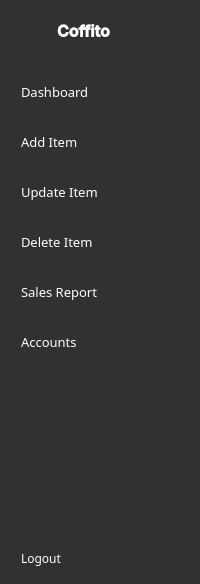
     <widget class="QWidget" name="word_iicon" native="true">
      <property name="minimumSize">
       <size>
        <width>140</width>
        <height>0</height>
       </size>
      </property>
      <property name="styleSheet">
       <string notr="true">QWidget{
	background-color:rgb(49,49,49);
}
QPushButton{
	color:rgb(255,255,255);
	text-align:left;
	height:30px;
	border:none;
	padding-left:10px;
	border-top-left-radius:10px;
	border-bottom-left-radius:10px;
}
QPushButton:checked{
	background-color: #ECECEC;
	color: #FF8C18;
	font-weight:bold;
}
QLabel{
	color:rgb(255,255,255);
}
</string>
      </property>
      <layout class="QVBoxLayout" name="verticalLayout_4">
       <property name="rightMargin">
        <number>0</number>
       </property>
       <item>
        <layout class="QHBoxLayout" name="horizontalLayout_3">
         <property name="rightMargin">
          <number>20</number>
         </property>
         <item>
          <widget class="QLabel" name="label_2">
           <property name="minimumSize">
            <size>
             <width>40</width>
             <height>40</height>
            </size>
           </property>
           <property name="maximumSize">
            <size>
             <width>40</width>
             <height>31</height>
            </size>
           </property>
           <property name="text">
            <string/>
           </property>
           <property name="pixmap">
            <pixmap>:/iCons/CoffitoLogo (40 x 40 px).png</pixmap>
           </property>
           <property name="scaledContents">
            <bool>true</bool>
           </property>
          </widget>
         </item>
         <item>
          <widget class="QLabel" name="label_3">
           <property name="minimumSize">
            <size>
             <width>0</width>
             <height>0</height>
            </size>
           </property>
           <property name="font">
            <font>
             <family>Inter SemiBold</family>
             <pointsize>12</pointsize>
             <bold>true</bold>
            </font>
           </property>
           <property name="text">
            <string>Coffito</string>
           </property>
          </widget>
         </item>
        </layout>
       </item>
       <item>
        <layout class="QVBoxLayout" name="verticalLayout_2">
         <property name="spacing">
          <number>20</number>
         </property>
         <property name="topMargin">
          <number>20</number>
         </property>
         <item>
          <widget class="QPushButton" name="dashboard2">
           <property name="font">
            <font>
             <family>Poppins</family>
             <pointsize>10</pointsize>
            </font>
           </property>
           <property name="text">
            <string>Dashboard</string>
           </property>
           <property name="icon">
            <iconset>
             <normaloff>:/iCons/icons/icons8-coffee-40.png</normaloff>
             <normalon>:/iCons/icons/icons8-coffee0-40.png</normalon>:/iCons/icons/icons8-coffee-40.png</iconset>
           </property>
           <property name="iconSize">
            <size>
             <width>25</width>
             <height>25</height>
            </size>
           </property>
           <property name="checkable">
            <bool>true</bool>
           </property>
           <property name="autoExclusive">
            <bool>true</bool>
           </property>
          </widget>
         </item>
         <item>
          <widget class="QPushButton" name="add_item2">
           <property name="font">
            <font>
             <family>Poppins</family>
             <pointsize>10</pointsize>
            </font>
           </property>
           <property name="text">
            <string>Add Item</string>
           </property>
           <property name="icon">
            <iconset>
             <normaloff>:/iCons/icons/icons8-add-folder-40.png</normaloff>
             <normalon>:/iCons/icons/icons8-add-40.png</normalon>:/iCons/icons/icons8-add-folder-40.png</iconset>
           </property>
           <property name="iconSize">
            <size>
             <width>20</width>
             <height>20</height>
            </size>
           </property>
           <property name="checkable">
            <bool>true</bool>
           </property>
           <property name="autoExclusive">
            <bool>true</bool>
           </property>
          </widget>
         </item>
         <item>
          <widget class="QPushButton" name="update_item2">
           <property name="font">
            <font>
             <family>Poppins</family>
             <pointsize>10</pointsize>
            </font>
           </property>
           <property name="text">
            <string>Update Item</string>
           </property>
           <property name="icon">
            <iconset>
             <normaloff>:/iCons/icons/icons8-edit-40.png</normaloff>
             <normalon>:/iCons/icons/icons8-edit-40 (1).png</normalon>:/iCons/icons/icons8-edit-40.png</iconset>
           </property>
           <property name="iconSize">
            <size>
             <width>20</width>
             <height>20</height>
            </size>
           </property>
           <property name="checkable">
            <bool>true</bool>
           </property>
           <property name="autoExclusive">
            <bool>true</bool>
           </property>
          </widget>
         </item>
         <item>
          <widget class="QPushButton" name="delete_item1_2">
           <property name="font">
            <font>
             <family>Poppins</family>
             <pointsize>10</pointsize>
            </font>
           </property>
           <property name="text">
            <string>Delete Item</string>
           </property>
           <property name="icon">
            <iconset>
             <normaloff>:/iCons/icons/icons8-delete-40.png</normaloff>
             <normalon>:/iCons/icons/icons8-delete-40(1).png</normalon>:/iCons/icons/icons8-delete-40.png</iconset>
           </property>
           <property name="iconSize">
            <size>
             <width>20</width>
             <height>20</height>
            </size>
           </property>
           <property name="checkable">
            <bool>true</bool>
           </property>
           <property name="autoExclusive">
            <bool>true</bool>
           </property>
          </widget>
         </item>
         <item>
          <widget class="QPushButton" name="sales_report2">
           <property name="font">
            <font>
             <family>Poppins</family>
             <pointsize>10</pointsize>
            </font>
           </property>
           <property name="text">
            <string>Sales Report</string>
           </property>
           <property name="icon">
            <iconset>
             <normaloff>:/iCons/icons/icons8-sales-40.png</normaloff>
             <normalon>:/iCons/icons/icons8-sales-40(1).png</normalon>:/iCons/icons/icons8-sales-40.png</iconset>
           </property>
           <property name="iconSize">
            <size>
             <width>20</width>
             <height>20</height>
            </size>
           </property>
           <property name="checkable">
            <bool>true</bool>
           </property>
           <property name="autoExclusive">
            <bool>true</bool>
           </property>
          </widget>
         </item>
         <item>
          <widget class="QPushButton" name="mng_account2">
           <property name="font">
            <font>
             <family>Poppins</family>
             <pointsize>10</pointsize>
            </font>
           </property>
           <property name="text">
            <string>Accounts</string>
           </property>
           <property name="icon">
            <iconset>
             <normaloff>:/iCons/icons/personalization.png</normaloff>:/iCons/icons/personalization.png</iconset>
           </property>
           <property name="iconSize">
            <size>
             <width>20</width>
             <height>20</height>
            </size>
           </property>
           <property name="checkable">
            <bool>true</bool>
           </property>
           <property name="autoExclusive">
            <bool>true</bool>
           </property>
          </widget>
         </item>
        </layout>
       </item>
       <item>
        <spacer name="verticalSpacer_2">
         <property name="orientation">
          <enum>Qt::Orientation::Vertical</enum>
         </property>
         <property name="sizeHint" stdset="0">
          <size>
           <width>20</width>
           <height>180</height>
          </size>
         </property>
        </spacer>
       </item>
       <item>
        <widget class="QPushButton" name="logout2">
         <property name="font">
          <font>
           <family>Poppins</family>
          </font>
         </property>
         <property name="text">
          <string>Logout</string>
         </property>
         <property name="icon">
          <iconset>
           <normaloff>:/iCons/icons/icons8-logout-40.png</normaloff>
           <normalon>:/iCons/icons/icons8-logouto-40.png</normalon>:/iCons/icons/icons8-logout-40.png</iconset>
         </property>
         <property name="checkable">
          <bool>true</bool>
         </property>
        </widget>
       </item>
      </layout>
     </widget>
